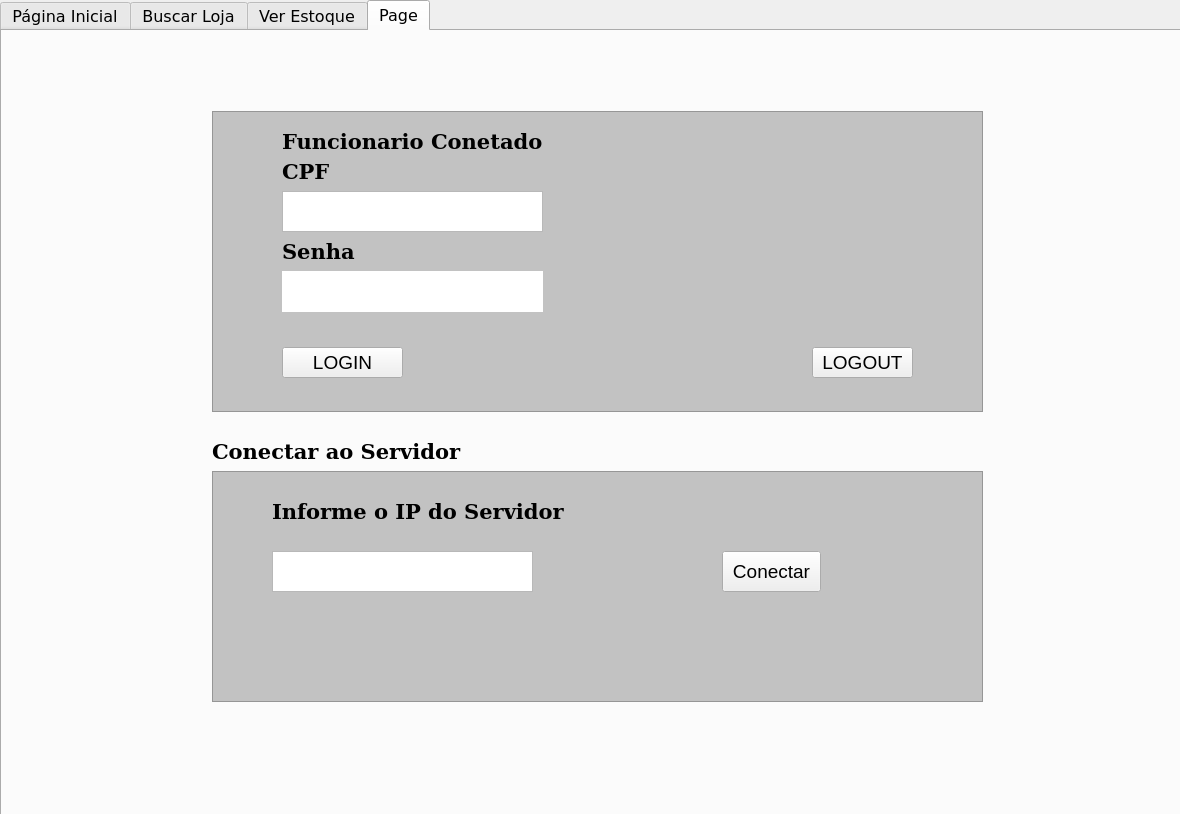
<?xml version="1.0" encoding="UTF-8"?>
<ui version="4.0">
 <class>ui_home</class>
 <widget class="QDialog" name="ui_home">
  <property name="geometry">
   <rect>
    <x>0</x>
    <y>0</y>
    <width>1180</width>
    <height>814</height>
   </rect>
  </property>
  <property name="windowTitle">
   <string>Dialog</string>
  </property>
  <property name="autoFillBackground">
   <bool>false</bool>
  </property>
  <widget class="QTabWidget" name="grafico">
   <property name="enabled">
    <bool>true</bool>
   </property>
   <property name="geometry">
    <rect>
     <x>0</x>
     <y>0</y>
     <width>1191</width>
     <height>861</height>
    </rect>
   </property>
   <property name="font">
    <font>
     <family>DejaVu Sans</family>
     <pointsize>12</pointsize>
    </font>
   </property>
   <property name="mouseTracking">
    <bool>false</bool>
   </property>
   <property name="layoutDirection">
    <enum>Qt::LeftToRight</enum>
   </property>
   <property name="currentIndex">
    <number>3</number>
   </property>
   <widget class="QWidget" name="pagina_inicial">
    <property name="font">
     <font>
      <family>Microsoft PhagsPa</family>
      <pointsize>14</pointsize>
     </font>
    </property>
    <property name="styleSheet">
     <string notr="true"/>
    </property>
    <attribute name="title">
     <string>Página Inicial</string>
    </attribute>
    <widget class="QLabel" name="label">
     <property name="geometry">
      <rect>
       <x>80</x>
       <y>80</y>
       <width>191</width>
       <height>51</height>
      </rect>
     </property>
     <property name="font">
      <font>
       <family>Microsoft PhagsPa</family>
       <pointsize>16</pointsize>
      </font>
     </property>
     <property name="text">
      <string>MENU DE OPÇÕES</string>
     </property>
    </widget>
    <widget class="QPushButton" name="btn_cadastrar_loja">
     <property name="enabled">
      <bool>true</bool>
     </property>
     <property name="geometry">
      <rect>
       <x>80</x>
       <y>140</y>
       <width>251</width>
       <height>41</height>
      </rect>
     </property>
     <property name="font">
      <font>
       <family>Microsoft PhagsPa</family>
       <pointsize>16</pointsize>
      </font>
     </property>
     <property name="mouseTracking">
      <bool>false</bool>
     </property>
     <property name="styleSheet">
      <string notr="true"/>
     </property>
     <property name="text">
      <string>Opções da Loja</string>
     </property>
    </widget>
    <widget class="QPushButton" name="btn_cadastrar_funcionario">
     <property name="geometry">
      <rect>
       <x>80</x>
       <y>190</y>
       <width>251</width>
       <height>41</height>
      </rect>
     </property>
     <property name="font">
      <font>
       <family>Microsoft PhagsPa</family>
       <pointsize>16</pointsize>
      </font>
     </property>
     <property name="styleSheet">
      <string notr="true"/>
     </property>
     <property name="text">
      <string>Opções do Funcionário</string>
     </property>
    </widget>
    <widget class="QPushButton" name="btn_cadastrar_produto">
     <property name="geometry">
      <rect>
       <x>80</x>
       <y>240</y>
       <width>251</width>
       <height>41</height>
      </rect>
     </property>
     <property name="font">
      <font>
       <family>Microsoft PhagsPa</family>
       <pointsize>16</pointsize>
      </font>
     </property>
     <property name="styleSheet">
      <string notr="true"/>
     </property>
     <property name="text">
      <string>Opções de Produto</string>
     </property>
    </widget>
    <widget class="QLabel" name="label_2">
     <property name="geometry">
      <rect>
       <x>790</x>
       <y>50</y>
       <width>231</width>
       <height>61</height>
      </rect>
     </property>
     <property name="font">
      <font>
       <family>DejaVu Sans</family>
       <pointsize>16</pointsize>
       <weight>75</weight>
       <bold>true</bold>
      </font>
     </property>
     <property name="text">
      <string>Gráfico de Compras</string>
     </property>
    </widget>
    <widget class="QPushButton" name="btn_atualizar_dia">
     <property name="geometry">
      <rect>
       <x>810</x>
       <y>120</y>
       <width>151</width>
       <height>31</height>
      </rect>
     </property>
     <property name="font">
      <font>
       <family>Microsoft PhagsPa</family>
       <pointsize>16</pointsize>
      </font>
     </property>
     <property name="text">
      <string>Do dia</string>
     </property>
    </widget>
    <widget class="QPushButton" name="btn_atualizar_mes">
     <property name="geometry">
      <rect>
       <x>970</x>
       <y>120</y>
       <width>151</width>
       <height>31</height>
      </rect>
     </property>
     <property name="font">
      <font>
       <family>Microsoft PhagsPa</family>
       <pointsize>16</pointsize>
      </font>
     </property>
     <property name="text">
      <string>Do mês</string>
     </property>
    </widget>
    <widget class="QPushButton" name="btn_atualizar">
     <property name="geometry">
      <rect>
       <x>650</x>
       <y>120</y>
       <width>151</width>
       <height>31</height>
      </rect>
     </property>
     <property name="font">
      <font>
       <family>Microsoft PhagsPa</family>
       <pointsize>16</pointsize>
      </font>
     </property>
     <property name="text">
      <string>Atualizar</string>
     </property>
    </widget>
    <widget class="QWidget" name="gridLayoutWidget">
     <property name="geometry">
      <rect>
       <x>660</x>
       <y>310</y>
       <width>471</width>
       <height>381</height>
      </rect>
     </property>
     <layout class="QGridLayout" name="gridLayout"/>
    </widget>
    <widget class="QLabel" name="lb_loja_conect">
     <property name="geometry">
      <rect>
       <x>1090</x>
       <y>750</y>
       <width>67</width>
       <height>17</height>
      </rect>
     </property>
     <property name="text">
      <string/>
     </property>
    </widget>
    <widget class="QDateEdit" name="data_inicial">
     <property name="geometry">
      <rect>
       <x>660</x>
       <y>226</y>
       <width>131</width>
       <height>31</height>
      </rect>
     </property>
    </widget>
    <widget class="QDateEdit" name="date_final">
     <property name="geometry">
      <rect>
       <x>830</x>
       <y>226</y>
       <width>131</width>
       <height>31</height>
      </rect>
     </property>
    </widget>
    <widget class="QLabel" name="label_3">
     <property name="geometry">
      <rect>
       <x>660</x>
       <y>170</y>
       <width>191</width>
       <height>51</height>
      </rect>
     </property>
     <property name="font">
      <font>
       <family>DejaVu Sans</family>
       <pointsize>14</pointsize>
       <weight>75</weight>
       <bold>true</bold>
      </font>
     </property>
     <property name="text">
      <string>Período</string>
     </property>
    </widget>
   </widget>
   <widget class="QWidget" name="buscar_loja">
    <property name="styleSheet">
     <string notr="true"/>
    </property>
    <attribute name="title">
     <string>Buscar Loja</string>
    </attribute>
    <widget class="QLabel" name="label_25">
     <property name="geometry">
      <rect>
       <x>540</x>
       <y>110</y>
       <width>201</width>
       <height>41</height>
      </rect>
     </property>
     <property name="font">
      <font>
       <family>Ubuntu</family>
       <pointsize>20</pointsize>
       <weight>75</weight>
       <bold>true</bold>
      </font>
     </property>
     <property name="text">
      <string>Buscar Loja</string>
     </property>
    </widget>
    <widget class="QLabel" name="label_26">
     <property name="geometry">
      <rect>
       <x>350</x>
       <y>200</y>
       <width>161</width>
       <height>27</height>
      </rect>
     </property>
     <property name="font">
      <font>
       <family>DejaVu Sans</family>
       <pointsize>14</pointsize>
      </font>
     </property>
     <property name="text">
      <string>Nome da Filial</string>
     </property>
    </widget>
    <widget class="QLabel" name="label_27">
     <property name="geometry">
      <rect>
       <x>350</x>
       <y>260</y>
       <width>141</width>
       <height>27</height>
      </rect>
     </property>
     <property name="font">
      <font>
       <family>DejaVu Sans</family>
       <pointsize>14</pointsize>
      </font>
     </property>
     <property name="text">
      <string>Identificador</string>
     </property>
    </widget>
    <widget class="QCheckBox" name="cb_nome_filial">
     <property name="geometry">
      <rect>
       <x>271</x>
       <y>210</y>
       <width>16</width>
       <height>16</height>
      </rect>
     </property>
     <property name="text">
      <string/>
     </property>
    </widget>
    <widget class="QCheckBox" name="cb_id_loja">
     <property name="geometry">
      <rect>
       <x>271</x>
       <y>271</y>
       <width>16</width>
       <height>16</height>
      </rect>
     </property>
     <property name="text">
      <string/>
     </property>
    </widget>
    <widget class="QLineEdit" name="txt_nome_filial">
     <property name="geometry">
      <rect>
       <x>540</x>
       <y>200</y>
       <width>311</width>
       <height>33</height>
      </rect>
     </property>
     <property name="styleSheet">
      <string notr="true">#txt_nome_filial{
border-radius: 5px;
}</string>
     </property>
    </widget>
    <widget class="QFrame" name="frame">
     <property name="geometry">
      <rect>
       <x>229</x>
       <y>90</y>
       <width>741</width>
       <height>301</height>
      </rect>
     </property>
     <property name="styleSheet">
      <string notr="true">#frame{
background-color:rgb(194, 194, 194);
}</string>
     </property>
     <property name="frameShape">
      <enum>QFrame::StyledPanel</enum>
     </property>
     <property name="frameShadow">
      <enum>QFrame::Raised</enum>
     </property>
     <widget class="QPushButton" name="btn_buscar_loja">
      <property name="geometry">
       <rect>
        <x>620</x>
        <y>250</y>
        <width>91</width>
        <height>31</height>
       </rect>
      </property>
      <property name="font">
       <font>
        <family>DejaVu Sans</family>
        <pointsize>14</pointsize>
       </font>
      </property>
      <property name="styleSheet">
       <string notr="true">#btn_buscar_loja{
background-color:rgb(138, 226, 52);
border-radius: 5px;
}</string>
      </property>
      <property name="text">
       <string>Buscar</string>
      </property>
     </widget>
     <widget class="QSpinBox" name="sb_id_loja">
      <property name="geometry">
       <rect>
        <x>310</x>
        <y>170</y>
        <width>311</width>
        <height>41</height>
       </rect>
      </property>
      <property name="styleSheet">
       <string notr="true">#sb_id_loja{
border-radius: 5px;
}</string>
      </property>
      <property name="maximum">
       <number>1000</number>
      </property>
     </widget>
    </widget>
    <widget class="QLabel" name="label_28">
     <property name="geometry">
      <rect>
       <x>231</x>
       <y>431</y>
       <width>251</width>
       <height>31</height>
      </rect>
     </property>
     <property name="font">
      <font>
       <family>Ubuntu</family>
       <pointsize>14</pointsize>
      </font>
     </property>
     <property name="text">
      <string>Id</string>
     </property>
    </widget>
    <widget class="QLabel" name="label_29">
     <property name="geometry">
      <rect>
       <x>484</x>
       <y>431</y>
       <width>481</width>
       <height>31</height>
      </rect>
     </property>
     <property name="font">
      <font>
       <family>Ubuntu</family>
       <pointsize>14</pointsize>
      </font>
     </property>
     <property name="text">
      <string>Nome</string>
     </property>
    </widget>
    <widget class="QTableView" name="tableLojas">
     <property name="geometry">
      <rect>
       <x>230</x>
       <y>490</y>
       <width>741</width>
       <height>192</height>
      </rect>
     </property>
    </widget>
    <zorder>label_28</zorder>
    <zorder>label_29</zorder>
    <zorder>frame</zorder>
    <zorder>label_25</zorder>
    <zorder>label_26</zorder>
    <zorder>label_27</zorder>
    <zorder>cb_nome_filial</zorder>
    <zorder>cb_id_loja</zorder>
    <zorder>txt_nome_filial</zorder>
    <zorder>tableLojas</zorder>
   </widget>
   <widget class="QWidget" name="ver_estoque">
    <property name="styleSheet">
     <string notr="true"/>
    </property>
    <attribute name="title">
     <string>Ver Estoque</string>
    </attribute>
    <widget class="QLabel" name="label_19">
     <property name="geometry">
      <rect>
       <x>280</x>
       <y>110</y>
       <width>111</width>
       <height>31</height>
      </rect>
     </property>
     <property name="font">
      <font>
       <family>DejaVu Sans</family>
       <pointsize>14</pointsize>
      </font>
     </property>
     <property name="text">
      <string>Id da Loja</string>
     </property>
    </widget>
    <widget class="QCheckBox" name="cb_nome_prod_estoque">
     <property name="geometry">
      <rect>
       <x>251</x>
       <y>79</y>
       <width>16</width>
       <height>16</height>
      </rect>
     </property>
     <property name="font">
      <font>
       <family>Microsoft PhagsPa</family>
       <pointsize>16</pointsize>
      </font>
     </property>
     <property name="text">
      <string/>
     </property>
    </widget>
    <widget class="QLabel" name="label_20">
     <property name="geometry">
      <rect>
       <x>280</x>
       <y>70</y>
       <width>191</width>
       <height>24</height>
      </rect>
     </property>
     <property name="font">
      <font>
       <family>DejaVu Sans</family>
       <pointsize>14</pointsize>
      </font>
     </property>
     <property name="text">
      <string>Nome do Produto</string>
     </property>
    </widget>
    <widget class="QCheckBox" name="cb_id_loja_estoque">
     <property name="geometry">
      <rect>
       <x>250</x>
       <y>120</y>
       <width>70</width>
       <height>17</height>
      </rect>
     </property>
     <property name="font">
      <font>
       <family>Microsoft PhagsPa</family>
       <pointsize>16</pointsize>
      </font>
     </property>
     <property name="text">
      <string/>
     </property>
    </widget>
    <widget class="QFrame" name="frame_2">
     <property name="geometry">
      <rect>
       <x>170</x>
       <y>40</y>
       <width>931</width>
       <height>171</height>
      </rect>
     </property>
     <property name="styleSheet">
      <string notr="true">#frame_2{
background-color:rgb(194, 194, 194);
}</string>
     </property>
     <property name="frameShape">
      <enum>QFrame::StyledPanel</enum>
     </property>
     <property name="frameShadow">
      <enum>QFrame::Raised</enum>
     </property>
     <widget class="QLineEdit" name="txt_nome_produto_estoque">
      <property name="geometry">
       <rect>
        <x>310</x>
        <y>30</y>
        <width>431</width>
        <height>30</height>
       </rect>
      </property>
      <property name="font">
       <font>
        <family>Microsoft PhagsPa</family>
        <pointsize>16</pointsize>
       </font>
      </property>
      <property name="styleSheet">
       <string notr="true">#txt_nome_produto_estoque{
border-radius: 5px;
}</string>
      </property>
     </widget>
     <widget class="QSpinBox" name="sb_id_loja_estoque">
      <property name="geometry">
       <rect>
        <x>310</x>
        <y>70</y>
        <width>181</width>
        <height>31</height>
       </rect>
      </property>
      <property name="font">
       <font>
        <family>Microsoft PhagsPa</family>
        <pointsize>16</pointsize>
       </font>
      </property>
      <property name="styleSheet">
       <string notr="true">#sb_id_loja_estoque{
border-radius: 5px;
}</string>
      </property>
      <property name="maximum">
       <number>1000</number>
      </property>
     </widget>
     <widget class="QPushButton" name="btn_ver_estoque">
      <property name="geometry">
       <rect>
        <x>740</x>
        <y>110</y>
        <width>161</width>
        <height>32</height>
       </rect>
      </property>
      <property name="font">
       <font>
        <family>DejaVu Sans</family>
        <pointsize>14</pointsize>
       </font>
      </property>
      <property name="styleSheet">
       <string notr="true">#btn_ver_estoque{
background-color:rgb(138, 226, 52);
border-radius: 5px;
}</string>
      </property>
      <property name="text">
       <string>Ver Estoque</string>
      </property>
     </widget>
    </widget>
    <widget class="QLabel" name="label_21">
     <property name="geometry">
      <rect>
       <x>171</x>
       <y>251</y>
       <width>231</width>
       <height>25</height>
      </rect>
     </property>
     <property name="font">
      <font>
       <family>Microsoft PhagsPa</family>
       <pointsize>16</pointsize>
      </font>
     </property>
     <property name="text">
      <string>Id_Produto</string>
     </property>
    </widget>
    <widget class="QLabel" name="label_22">
     <property name="geometry">
      <rect>
       <x>320</x>
       <y>250</y>
       <width>231</width>
       <height>25</height>
      </rect>
     </property>
     <property name="font">
      <font>
       <family>Microsoft PhagsPa</family>
       <pointsize>16</pointsize>
      </font>
     </property>
     <property name="text">
      <string>Nome Produto</string>
     </property>
    </widget>
    <widget class="QLabel" name="label_23">
     <property name="geometry">
      <rect>
       <x>710</x>
       <y>250</y>
       <width>231</width>
       <height>25</height>
      </rect>
     </property>
     <property name="font">
      <font>
       <family>Microsoft PhagsPa</family>
       <pointsize>16</pointsize>
      </font>
     </property>
     <property name="text">
      <string>Quantidade</string>
     </property>
    </widget>
    <widget class="QLabel" name="label_24">
     <property name="geometry">
      <rect>
       <x>910</x>
       <y>250</y>
       <width>231</width>
       <height>25</height>
      </rect>
     </property>
     <property name="font">
      <font>
       <family>Microsoft PhagsPa</family>
       <pointsize>16</pointsize>
      </font>
     </property>
     <property name="text">
      <string>Nome Loja</string>
     </property>
    </widget>
    <widget class="QPushButton" name="btn_vender_produto">
     <property name="geometry">
      <rect>
       <x>960</x>
       <y>660</y>
       <width>141</width>
       <height>31</height>
      </rect>
     </property>
     <property name="font">
      <font>
       <pointsize>14</pointsize>
      </font>
     </property>
     <property name="text">
      <string>Vender</string>
     </property>
    </widget>
    <widget class="QTableView" name="tableEstoque">
     <property name="geometry">
      <rect>
       <x>170</x>
       <y>290</y>
       <width>931</width>
       <height>341</height>
      </rect>
     </property>
     <attribute name="horizontalHeaderCascadingSectionResizes">
      <bool>false</bool>
     </attribute>
    </widget>
    <zorder>label_21</zorder>
    <zorder>label_22</zorder>
    <zorder>label_23</zorder>
    <zorder>label_24</zorder>
    <zorder>frame_2</zorder>
    <zorder>label_19</zorder>
    <zorder>cb_nome_prod_estoque</zorder>
    <zorder>label_20</zorder>
    <zorder>cb_id_loja_estoque</zorder>
    <zorder>btn_vender_produto</zorder>
    <zorder>tableEstoque</zorder>
   </widget>
   <widget class="QWidget" name="identificador_loja">
    <property name="styleSheet">
     <string notr="true"/>
    </property>
    <attribute name="title">
     <string>Page</string>
    </attribute>
    <widget class="QLabel" name="label_4">
     <property name="geometry">
      <rect>
       <x>280</x>
       <y>90</y>
       <width>261</width>
       <height>41</height>
      </rect>
     </property>
     <property name="font">
      <font>
       <family>DejaVu Serif</family>
       <pointsize>16</pointsize>
       <weight>75</weight>
       <italic>false</italic>
       <bold>true</bold>
      </font>
     </property>
     <property name="text">
      <string>Funcionario Conetado</string>
     </property>
    </widget>
    <widget class="QFrame" name="frame_3">
     <property name="geometry">
      <rect>
       <x>210</x>
       <y>80</y>
       <width>771</width>
       <height>301</height>
      </rect>
     </property>
     <property name="styleSheet">
      <string notr="true">#frame_3{
background-color:rgb(194, 194, 194);
}</string>
     </property>
     <property name="frameShape">
      <enum>QFrame::StyledPanel</enum>
     </property>
     <property name="frameShadow">
      <enum>QFrame::Raised</enum>
     </property>
     <widget class="QTextEdit" name="txt_senha_conectada">
      <property name="geometry">
       <rect>
        <x>70</x>
        <y>160</y>
        <width>261</width>
        <height>41</height>
       </rect>
      </property>
      <property name="styleSheet">
       <string notr="true">#txt_senha_conectada{
border-radius: 5px;
}</string>
      </property>
     </widget>
     <widget class="QLabel" name="label_5">
      <property name="geometry">
       <rect>
        <x>70</x>
        <y>120</y>
        <width>261</width>
        <height>41</height>
       </rect>
      </property>
      <property name="font">
       <font>
        <family>DejaVu Serif</family>
        <pointsize>16</pointsize>
        <weight>75</weight>
        <italic>false</italic>
        <bold>true</bold>
       </font>
      </property>
      <property name="text">
       <string>Senha</string>
      </property>
     </widget>
     <widget class="QLabel" name="label_8">
      <property name="geometry">
       <rect>
        <x>70</x>
        <y>40</y>
        <width>261</width>
        <height>41</height>
       </rect>
      </property>
      <property name="font">
       <font>
        <family>DejaVu Serif</family>
        <pointsize>16</pointsize>
        <weight>75</weight>
        <italic>false</italic>
        <bold>true</bold>
       </font>
      </property>
      <property name="text">
       <string>CPF</string>
      </property>
     </widget>
     <widget class="QPushButton" name="pushButton">
      <property name="geometry">
       <rect>
        <x>70</x>
        <y>236</y>
        <width>121</width>
        <height>31</height>
       </rect>
      </property>
      <property name="font">
       <font>
        <pointsize>14</pointsize>
       </font>
      </property>
      <property name="text">
       <string>LOGIN</string>
      </property>
     </widget>
     <widget class="QPushButton" name="pushButton_2">
      <property name="geometry">
       <rect>
        <x>600</x>
        <y>236</y>
        <width>101</width>
        <height>31</height>
       </rect>
      </property>
      <property name="font">
       <font>
        <pointsize>14</pointsize>
       </font>
      </property>
      <property name="text">
       <string>LOGOUT</string>
      </property>
     </widget>
     <widget class="QTextEdit" name="txt_cpf_home_login">
      <property name="geometry">
       <rect>
        <x>70</x>
        <y>80</y>
        <width>261</width>
        <height>41</height>
       </rect>
      </property>
      <property name="styleSheet">
       <string notr="true">#txt_senha_conectada{
border-radius: 5px;
}</string>
      </property>
     </widget>
    </widget>
    <widget class="QFrame" name="frame_5">
     <property name="geometry">
      <rect>
       <x>210</x>
       <y>440</y>
       <width>771</width>
       <height>231</height>
      </rect>
     </property>
     <property name="styleSheet">
      <string notr="true">#frame_5{
background-color:rgb(194, 194, 194);
}</string>
     </property>
     <property name="frameShape">
      <enum>QFrame::StyledPanel</enum>
     </property>
     <property name="frameShadow">
      <enum>QFrame::Raised</enum>
     </property>
     <widget class="QLabel" name="label_7">
      <property name="geometry">
       <rect>
        <x>60</x>
        <y>20</y>
        <width>301</width>
        <height>41</height>
       </rect>
      </property>
      <property name="font">
       <font>
        <family>DejaVu Serif</family>
        <pointsize>16</pointsize>
        <weight>75</weight>
        <italic>false</italic>
        <bold>true</bold>
       </font>
      </property>
      <property name="text">
       <string>Informe o IP do Servidor</string>
      </property>
     </widget>
     <widget class="QTextEdit" name="txt_ip_server">
      <property name="geometry">
       <rect>
        <x>60</x>
        <y>80</y>
        <width>261</width>
        <height>41</height>
       </rect>
      </property>
      <property name="styleSheet">
       <string notr="true">#txt_senha_conectada{
border-radius: 5px;
}</string>
      </property>
     </widget>
     <widget class="QPushButton" name="btn_conect_server">
      <property name="geometry">
       <rect>
        <x>510</x>
        <y>80</y>
        <width>99</width>
        <height>41</height>
       </rect>
      </property>
      <property name="font">
       <font>
        <pointsize>14</pointsize>
       </font>
      </property>
      <property name="text">
       <string>Conectar</string>
      </property>
     </widget>
    </widget>
    <widget class="QLabel" name="label_6">
     <property name="geometry">
      <rect>
       <x>210</x>
       <y>400</y>
       <width>261</width>
       <height>41</height>
      </rect>
     </property>
     <property name="font">
      <font>
       <family>DejaVu Serif</family>
       <pointsize>16</pointsize>
       <weight>75</weight>
       <italic>false</italic>
       <bold>true</bold>
      </font>
     </property>
     <property name="text">
      <string>Conectar ao Servidor</string>
     </property>
    </widget>
    <zorder>frame_3</zorder>
    <zorder>label_4</zorder>
    <zorder>frame_5</zorder>
    <zorder>label_6</zorder>
   </widget>
  </widget>
 </widget>
 <resources/>
 <connections/>
</ui>
